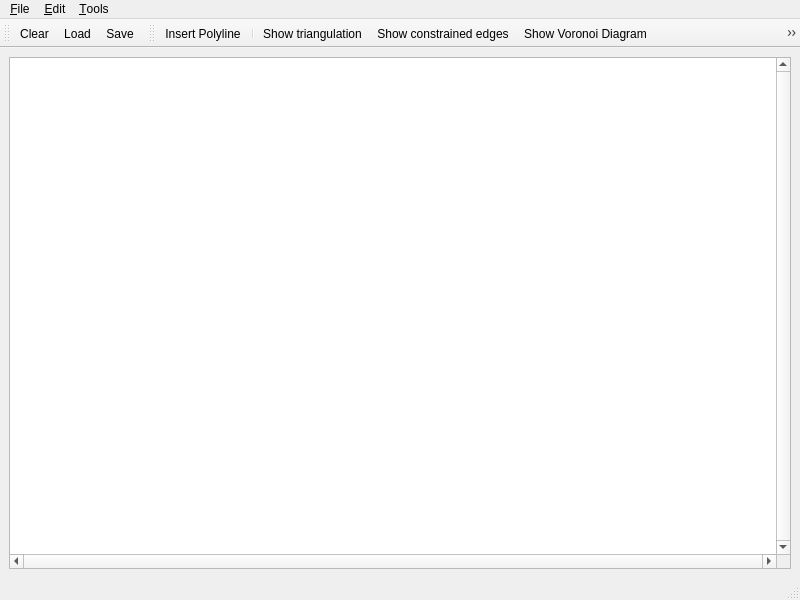
<ui version="4.0" >
 <author>GeometryFactory</author>
 <class>Constrained_Delaunay_triangulation_2</class>
 <widget class="QMainWindow" name="Constrained_Delaunay_triangulation_2" >
  <property name="geometry" >
   <rect>
    <x>0</x>
    <y>0</y>
    <width>800</width>
    <height>600</height>
   </rect>
  </property>
  <property name="windowTitle" >
   <string>CGAL Constrained Delaunay Triangulation</string>
  </property>
  <property name="windowIcon" >
   <iconset resource="../resources/CGAL.qrc" >
    <normaloff>:/cgal/logos/cgal_icon</normaloff>:/cgal/logos/cgal_icon</iconset>
  </property>
  <widget class="QWidget" name="centralwidget" >
   <layout class="QGridLayout" >
    <item row="0" column="0" >
     <widget class="QGraphicsView" name="graphicsView" >
      <property name="focusPolicy" >
       <enum>Qt::StrongFocus</enum>
      </property>
      <property name="verticalScrollBarPolicy" >
       <enum>Qt::ScrollBarAlwaysOn</enum>
      </property>
      <property name="horizontalScrollBarPolicy" >
       <enum>Qt::ScrollBarAlwaysOn</enum>
      </property>
      <property name="transformationAnchor" >
       <enum>QGraphicsView::NoAnchor</enum>
      </property>
     </widget>
    </item>
   </layout>
  </widget>
  <widget class="QStatusBar" name="statusbar" />
  <widget class="QToolBar" name="fileToolBar" >
   <property name="windowTitle" >
    <string>File Tools</string>
   </property>
   <attribute name="toolBarArea" >
    <enum>TopToolBarArea</enum>
   </attribute>
   <attribute name="toolBarBreak" >
    <bool>false</bool>
   </attribute>
   <addaction name="actionClear" />
   <addaction name="actionLoadConstraints" />
   <addaction name="actionSaveConstraints" />
  </widget>
  <widget class="QToolBar" name="toolBar" >
   <property name="windowTitle" >
    <string>Visualization Tools</string>
   </property>
   <attribute name="toolBarArea" >
    <enum>TopToolBarArea</enum>
   </attribute>
   <attribute name="toolBarBreak" >
    <bool>false</bool>
   </attribute>
   <addaction name="actionInsertPolyline" />
   <addaction name="separator" />
   <addaction name="actionShowDelaunay" />
   <addaction name="actionShow_constrained_edges" />
   <addaction name="actionShowVoronoi" />
   <addaction name="actionShow_faces_in_domain" />
   <addaction name="actionCircumcenter" />
   <addaction name="separator" />
   <addaction name="actionRecenter" />
  </widget>
  <widget class="QMenuBar" name="menubar" >
   <property name="geometry" >
    <rect>
     <x>0</x>
     <y>0</y>
     <width>800</width>
     <height>19</height>
    </rect>
   </property>
   <widget class="QMenu" name="menuFile" >
    <property name="title" >
     <string>&amp;File</string>
    </property>
    <addaction name="separator" />
    <addaction name="actionClear" />
    <addaction name="actionLoadConstraints" />
    <addaction name="actionSaveConstraints" />
    <addaction name="separator" />
    <addaction name="actionQuit" />
   </widget>
   <widget class="QMenu" name="menuEdit" >
    <property name="title" >
     <string>&amp;Edit</string>
    </property>
    <addaction name="actionInsertRandomPoints" />
   </widget>
   <widget class="QMenu" name="menuTools" >
    <property name="title" >
     <string>&amp;Tools</string>
    </property>
    <addaction name="actionInsertPolyline" />
    <addaction name="separator" />
    <addaction name="actionShowDelaunay" />
    <addaction name="actionShowVoronoi" />
    <addaction name="actionShow_constrained_edges" />
    <addaction name="actionShow_faces_in_domain" />
    <addaction name="actionCircumcenter" />
    <addaction name="separator" />
    <addaction name="actionRecenter" />
    <addaction name="actionMakeGabrielConform" />
    <addaction name="actionMakeDelaunayConform" />
    <addaction name="actionMakeDelaunayMesh" />
    <addaction name="actionMakeLipschitzDelaunayMesh" />
   </widget>
   <addaction name="menuFile" />
   <addaction name="menuEdit" />
   <addaction name="menuTools" />
  </widget>
  <action name="actionAbout" >
   <property name="text" >
    <string>&amp;About</string>
   </property>
  </action>
  <action name="actionAboutCGAL" >
   <property name="text" >
    <string>About &amp;CGAL</string>
   </property>
  </action>
  <action name="actionQuit" >
   <property name="text" >
    <string>&amp;Quit</string>
   </property>
   <property name="shortcut" >
    <string>Ctrl+Q</string>
   </property>
  </action>
  <action name="actionInsertRandomPoints" >
   <property name="text" >
    <string>&amp;Insert random points</string>
   </property>
   <property name="shortcut" >
    <string>Ctrl+I</string>
   </property>
  </action>
  <action name="actionInsertPolyline" >
   <property name="checkable" >
    <bool>true</bool>
   </property>
   <property name="checked" >
    <bool>false</bool>
   </property>
   <property name="icon" >
    <iconset resource="../icons/Input.qrc" >
     <normaloff>:/cgal/Input/inputPolyline.png</normaloff>:/cgal/Input/inputPolyline.png</iconset>
   </property>
   <property name="text" >
    <string>&amp;Insert Polyline</string>
   </property>
   <property name="toolTip" >
    <string>Insert Point or Polyline</string>
   </property>
   <property name="statusTip" >
    <string>Left: Insert vtx | Right: Final vtx | Del: Delete vtx</string>
   </property>
  </action>
  <action name="actionClear" >
   <property name="icon" >
    <iconset resource="../icons/File.qrc" >
     <normaloff>:/cgal/fileToolbar/fileNew.png</normaloff>:/cgal/fileToolbar/fileNew.png</iconset>
   </property>
   <property name="text" >
    <string>&amp;Clear</string>
   </property>
   <property name="shortcut" >
    <string>Ctrl+C</string>
   </property>
  </action>
  <action name="actionShowVoronoi" >
   <property name="checkable" >
    <bool>true</bool>
   </property>
   <property name="checked" >
    <bool>false</bool>
   </property>
   <property name="icon" >
    <iconset resource="../icons/Triangulation_2.qrc" >
     <normaloff>:/cgal/Triangulation_2/Voronoi_diagram_2.png</normaloff>:/cgal/Triangulation_2/Voronoi_diagram_2.png</iconset>
   </property>
   <property name="text" >
    <string>Show &amp;Voronoi Diagram</string>
   </property>
   <property name="shortcut" >
    <string>Ctrl+V</string>
   </property>
   <property name="visible" >
    <bool>false</bool>
   </property>
  </action>
  <action name="actionShowDelaunay" >
   <property name="checkable" >
    <bool>true</bool>
   </property>
   <property name="icon" >
    <iconset resource="Constrained_Delaunay_triangulation_2.qrc" >
     <normaloff>:/cgal/Actions/icons/constrained_triangulation.png</normaloff>:/cgal/Actions/icons/constrained_triangulation.png</iconset>
   </property>
   <property name="text" >
    <string>Show &amp;triangulation</string>
   </property>
   <property name="shortcut" >
    <string>Ctrl+T</string>
   </property>
  </action>
  <action name="actionLoadConstraints" >
   <property name="icon" >
    <iconset resource="../icons/File.qrc" >
     <normaloff>:/cgal/fileToolbar/fileOpen.png</normaloff>:/cgal/fileToolbar/fileOpen.png</iconset>
   </property>
   <property name="text" >
    <string>&amp;Load...</string>
   </property>
   <property name="shortcut" >
    <string>Ctrl+L</string>
   </property>
  </action>
  <action name="actionSaveConstraints" >
   <property name="icon" >
    <iconset resource="../icons/File.qrc" >
     <normaloff>:/cgal/fileToolbar/fileSave.png</normaloff>:/cgal/fileToolbar/fileSave.png</iconset>
   </property>
   <property name="text" >
    <string>&amp;Save...</string>
   </property>
   <property name="shortcut" >
    <string>Ctrl+S</string>
   </property>
  </action>
  <action name="actionCircumcenter" >
   <property name="checkable" >
    <bool>true</bool>
   </property>
   <property name="icon" >
    <iconset resource="Constrained_Delaunay_triangulation_2.qrc" >
     <normaloff>:/cgal/Actions/icons/circumcenter.png</normaloff>:/cgal/Actions/icons/circumcenter.png</iconset>
   </property>
   <property name="text" >
    <string>&amp;Circumcenter</string>
   </property>
   <property name="toolTip" >
    <string>Draw circumcenter</string>
   </property>
  </action>
  <action name="actionRecenter" >
   <property name="icon" >
    <iconset resource="../icons/Input.qrc" >
     <normaloff>:/cgal/Input/zoom-best-fit</normaloff>:/cgal/Input/zoom-best-fit</iconset>
   </property>
   <property name="text" >
    <string>Re&amp;center the viewport</string>
   </property>
   <property name="shortcut" >
    <string>Ctrl+R</string>
   </property>
  </action>
  <action name="actionMakeGabrielConform" >
   <property name="text" >
    <string>Make Gabriel conform</string>
   </property>
  </action>
  <action name="actionMakeDelaunayConform" >
   <property name="text" >
    <string>Make Delaunay conform</string>
   </property>
  </action>
  <action name="actionMakeDelaunayMesh" >
   <property name="text" >
    <string>Make Delaunay mesh</string>
   </property>
  </action>
  <action name="actionMakeLipschitzDelaunayMesh" >
   <property name="text" >
    <string>Make Lipschitz Delaunay mesh</string>
   </property>
  </action>
  <action name="actionShow_constrained_edges" >
   <property name="checkable" >
    <bool>true</bool>
   </property>
   <property name="icon" >
    <iconset resource="Constrained_Delaunay_triangulation_2.qrc" >
     <normaloff>:/cgal/Actions/icons/constrained_triangulation_show_constraints.png</normaloff>:/cgal/Actions/icons/constrained_triangulation_show_constraints.png</iconset>
   </property>
   <property name="text" >
    <string>Show &amp;constrained edges</string>
   </property>
   <property name="shortcut" >
    <string>Ctrl+C</string>
   </property>
  </action>
  <action name="actionShow_faces_in_domain" >
   <property name="checkable" >
    <bool>true</bool>
   </property>
   <property name="icon" >
    <iconset resource="Constrained_Delaunay_triangulation_2.qrc" >
     <normaloff>:/cgal/Actions/icons/constrained_triangulation_show_in_domain.png</normaloff>:/cgal/Actions/icons/constrained_triangulation_show_in_domain.png</iconset>
   </property>
   <property name="text" >
    <string>Show &amp;faces in domain</string>
   </property>
   <property name="shortcut" >
    <string>Ctrl+F</string>
   </property>
  </action>
 </widget>
 <resources>
  <include location="Constrained_Delaunay_triangulation_2.qrc" />
  <include location="../icons/File.qrc" />
  <include location="../resources/CGAL.qrc" />
  <include location="../icons/Triangulation_2.qrc" />
  <include location="../icons/Input.qrc" />
 </resources>
 <connections/>
</ui>
